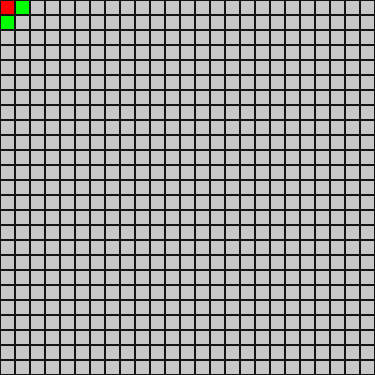
Frame 1 (no input)
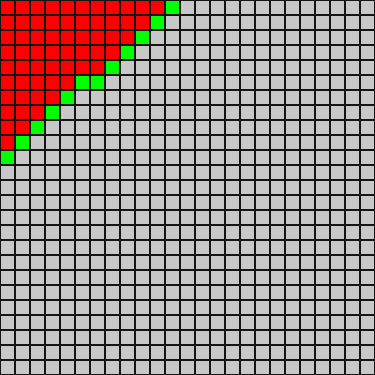
Frame 60 (no input)
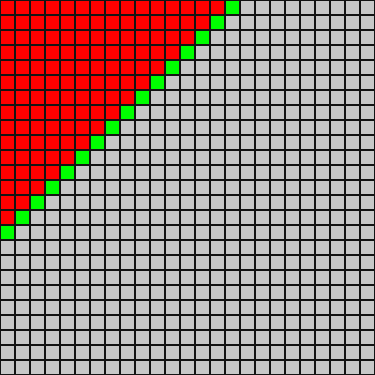
Frame 120 (the mouse pressed at the canvas centre since frame 60)

The p5.js sketch that drew these frames (run headless with seeded random() and noise() and a simulated clock; from frame 60 on, the mouse is pressed at the canvas centre):

// p5.js sketch
// ── sketch.js
//See https://www.youtube.com/watch?v=aKYlikFAV4k
// Danniels shiffman's video

//This is based for animation the real version can be modified

var cols = 25;
var rows = 25;
var CScale = 15;
var grid = [];
var openSet = [];
var closeSet = [];
var start;
var end;
var path =[];







function setup() {
    createCanvas(CScale * cols, CScale * rows);
    console.log("Started")


    // on créé tout les noeuds
    for (var i = 0; i < cols; i++) {
        for (var j = 0; j < rows; j++) {

            grid.push(new Spot(i, j));

        }

    }
    // on met en place les voisins
    grid.forEach(spot => {
        spot.addNeighbors(grid);
    });

    start = grid[0];
    end = grid[cols * rows - 1];
    openSet.push(start);



}

function draw() {
    if (openSet.length > 0) {
        // on continue

        //on cherche le meilleur
        var winner = openSet[0];
        openSet.forEach(openSpot => {
            if (openSpot.f < winner.f) {
                winner = openSpot;
            }
        })

        //on définis le spot actuel
        var current = winner;

        // on vérifie si cela d'est pas la fin
        if (current === end) {
            path = [];
            var temp = current;
            path.push(temp);
            while(temp.previous){
                path.push(temp.previous)
                temp=temp.previous;
            }

            console.log("DONE!")


        }
        //on suprime notre element actuel de l'openset
        removeFromArray(openSet, current);
        //on ahjoute l'actuel a la closeSet
        closeSet.push(current);


        //pour tout les voisins de l'actuel
        var curNeighbors = current.neighbors;
        curNeighbors.forEach(neighbor => {
            // si le voisins n'est pas dans la closed set
            if (!closeSet.includes(neighbor)) {
                // On garde la distance depuis le début
                var tempG = current.g + 1;
                // si l'open list contient le voisin en question
                if (openSet.includes(neighbor)) {
                    // et notre valeure g est superieure a celle du voisi en question
                    if (tempG > neighbor.g) {
                        //alors on la met a jour
                        neighbor.g = tempG;
                    }
                }
                //sinon
                else {
                    neighbor.g = tempG;
                    openSet.push(neighbor);
                }
                //on met a jour la valeure heuristic
                neighbor.h = heuristic(neighbor, end);
                // et la totale
                neighbor.f = neighbor.g + neighbor.h;
                // on set le précédent
                neighbor.previous = current;

            }


        });


    } else {
        // pas de solution

    }


    background(200);






    //draw my grid
    grid.forEach(spot => {
        spot.show(200);
    });

    // Draw openset
    openSet.forEach(spot => {
        spot.show(color(0, 255, 0));
    });
    // Draw Close Set
    closeSet.forEach(spot => {
        spot.show(color(255, 0, 0));

    });

    // on désine le path
    path.forEach(spot => {
        spot.show(color(0, 0, 255));

    });















}
// ── functions.js
function removeFromArray(arr, obj) {

    for (i = arr.length - 1; i >= 0; i--) {
        if (arr[i] == obj) {
            arr.splice(i, 1);
        }

    }

}

function findInArray(arr, x, y) {
    for(var i=0; i<arr.length;i++){
        if (arr[i].x === x && arr[i].y === y) {
            return arr[i]
        }
    }


}

function heuristic(nodeA, nodeB){
    //return dist(nodeA.x,nodeA.y,nodeB.x,nodeB.y);
    return abs(nodeA.x-nodeB.x)+abs(nodeA.y-nodeB.y);

}
// ── spot.js
class Spot {
    constructor(x, y) {
        this.x = x;
        this.y = y;
        this.f = 0;
        this.g = 0;
        this.h = 0;
        this.neighbors = [];
        this.previous=undefined;
    }


    addNeighbors(gird) {
        
        if (this.x > 0) {
            this.neighbors.push(findInArray(grid,this.x - 1, this.y))
        }
        if (this.x < cols - 1) {
            this.neighbors.push(findInArray(grid,this.x + 1, this.y))
        }
        if (this.y > 0) {
            this.neighbors.push(findInArray(grid,this.x, this.y - 1))
        }
        if (this.y < rows - 1) {
            this.neighbors.push(findInArray(grid,this.x, this.y + 1))
        }
        


    }



    show(col) {
        stroke(20);
        fill(col);
        strokeWeight(2);
        rect(this.x * CScale, this.y * CScale, CScale, CScale)



    }
}
